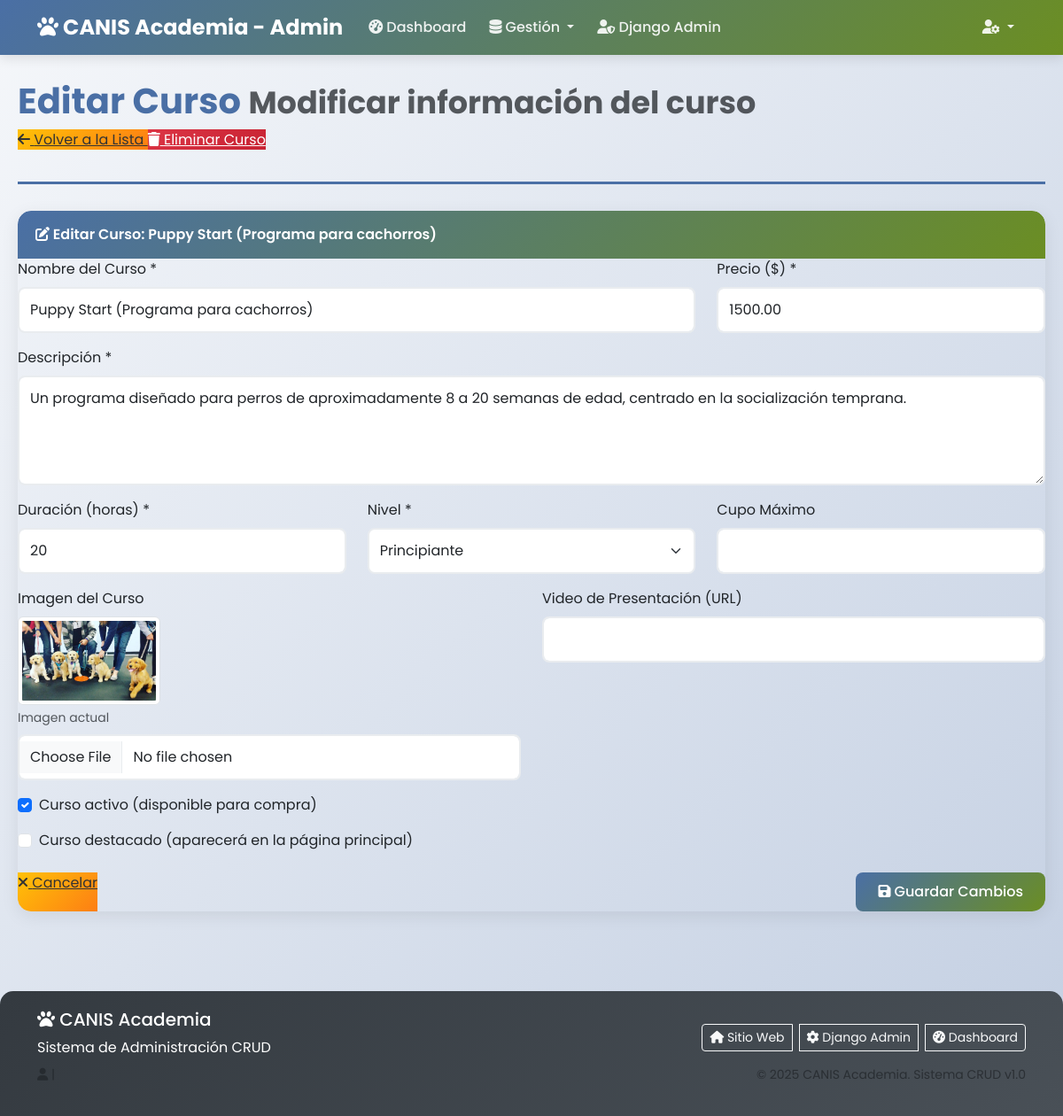
/gestion/cursos/actualizar/1/, run on the app's committed database.
### app_Entrenamiento_Canino/models.py (models this page shows, shortened)
class Curso(models.Model):
    nombre = models.CharField(max_length=100)
    descripcion = models.TextField()
    precio = models.DecimalField(max_digits=10, decimal_places=2)
    duracion = models.IntegerField(help_text="Duración en horas")
    nivel = models.CharField(max_length=20, choices=[
        ('principiante', 'Principiante'),
        ('intermedio', 'Intermedio'),
        ('avanzado', 'Avanzado')
    ])
    imagen = models.ImageField(upload_to='cursos/', null=True, blank=True)
    activo = models.BooleanField(default=True)
    fecha_creacion = models.DateTimeField(auto_now_add=True)
    class Meta:
        verbose_name = "Curso"
        verbose_name_plural = "Cursos"

### app_Entrenamiento_Canino/views.py (the view, shortened to what this page needs)
# urls.py: path('gestion/cursos/actualizar/<int:id>/', views.actualizar_curso, name='actualizar_curso'),
def actualizar_curso(request, id):
    curso = get_object_or_404(Curso, id=id)
    return render(request, 'admin/crud/cursos/editar.html', {'curso': curso})

### app_Entrenamiento_Canino/templates/admin/crud/cursos/editar.html (shortened to what this page needs)
{% extends "admin/crud/base_crud.html" %}
{% block page_title %}Editar Curso{% endblock %}
{% block page_subtitle %}Modificar información del curso{% endblock %}
{% block page_actions %}
<a href="{% url 'ver_cursos' %}" class="admin-btn-warning">
    <i class="fas fa-arrow-left"></i> Volver a la Lista
</a>
<a href="{% url 'borrar_curso' curso.id %}" class="admin-btn-danger btn-confirm-delete">
    <i class="fas fa-trash"></i> Eliminar Curso
</a>
{% endblock %}
{% block card_icon %}edit{% endblock %}
{% block card_title %}Editar Curso: {{ curso.nombre }}{% endblock %}
{% block card_content %}
<form method="POST" action="{% url 'actualizar_curso' curso.id %}" class="needs-validation" novalidate enctype="multipart/form-data">
    <div class="row">
        <div class="col-md-8 mb-3">
            <label for="nombre" class="form-label">Nombre del Curso *</label>
            <input type="text" class="form-control admin-form-control" id="nombre" name="nombre"
                   value="{{ curso.nombre }}" required>
        </div>
        <div class="col-md-4 mb-3">
            <label for="precio" class="form-label">Precio ($) *</label>
            <input type="number" step="0.01" class="form-control admin-form-control" id="precio" name="precio"
                   value="{{ curso.precio }}" required>
        </div>
    </div>
    <div class="mb-3">
        <label for="descripcion" class="form-label">Descripción *</label>
        <textarea class="form-control admin-form-control" id="descripcion" name="descripcion" rows="4" required>{{ curso.descripcion }}</textarea>
    </div>
    <div class="row">
        <div class="col-md-4 mb-3">
            <label for="duracion" class="form-label">Duración (horas) *</label>
            <input type="number" class="form-control admin-form-control" id="duracion" name="duracion"
                   value="{{ curso.duracion }}" required>
        </div>
        <div class="col-md-4 mb-3">
            <label for="nivel" class="form-label">Nivel *</label>
            <select class="form-select admin-form-control" id="nivel" name="nivel" required>
                <option value="principiante" {% if curso.nivel == 'principiante' %}selected{% endif %}>Principiante</option>
            </select>
        </div>
        <div class="col-md-4 mb-3">
            <label for="cupo_maximo" class="form-label">Cupo Máximo</label>
            <input type="number" class="form-control admin-form-control" id="cupo_maximo" name="cupo_maximo"
                   value="{{ curso.cupo_maximo|default:'' }}">
        </div>
    </div>
    <div class="row">
        <div class="col-md-6 mb-3">
            <label for="imagen" class="form-label">Imagen del Curso</label>
            {% if curso.imagen %}
            <div class="mb-2">
                <img src="{{ curso.imagen.url }}" alt="{{ curso.nombre }}" class="img-thumbnail" style="max-height: 100px;">
                <div class="form-text">Imagen actual</div>
            </div>
            {% endif %}
            <input type="file" class="form-control admin-form-control" id="imagen" name="imagen" accept="image/*">
        </div>
        <div class="col-md-6 mb-3">
            <label for="video_presentacion" class="form-label">Video de Presentación (URL)</label>
            <input type="url" class="form-control admin-form-control" id="video_presentacion" name="video_presentacion"
                   value="{{ curso.video_presentacion|default:'' }}">
        </div>
    </div>
    <div class="form-check mb-3">
        <input class="form-check-input" type="checkbox" id="activo" name="activo" {% if curso.activo %}checked{% endif %}>
        <label class="form-check-label" for="activo">
            Curso activo (disponible para compra)
        </label>
    </div>
    <div class="form-check mb-3">
        <input class="form-check-input" type="checkbox" id="destacado" name="destacado" {% if curso.destacado %}checked{% endif %}>
        <label class="form-check-label" for="destacado">
            Curso destacado (aparecerá en la página principal)
        </label>
    </div>
    <div class="d-flex justify-content-between mt-4">
        <a href="{% url 'ver_cursos' %}" class="admin-btn-warning">
            <i class="fas fa-times"></i> Cancelar
        </a>
        <button type="submit" class="admin-btn-primary">
            <i class="fas fa-save"></i> Guardar Cambios
        </button>
    </div>
</form>
{% endblock %}

### app_Entrenamiento_Canino/templates/admin/base_panel.html (style rules this page uses)
:root { --primary-color: #4A6FA5; --secondary-color: #6B8E23; --accent-color: #FF914D; --light-color: #F8F9FA; --dark-color: #343A40; }
body { font-family: 'Poppins', sans-serif; background: linear-gradient(135deg, #f5f7fa 0%, #c3cfe2 100%); min-height: 100vh; padding-top: 70px; }
.admin-btn-primary { background: linear-gradient(135deg, var(--primary-color) 0%, var(--secondary-color) 100%); border: none; padding: 10px 25px; border-radius: 8px; font-weight: 500; color: white; transition: all 0.3s; text-decoration: none; display: inline-block; }
.admin-btn-warning { background: linear-gradient(135deg, #ffc107 0%, #fd7e14 100%); border: none; color: #333; }
.admin-btn-danger { background: linear-gradient(135deg, #dc3545 0%, #c82333 100%); border: none; color: white; }
.admin-form-control { border-radius: 8px; border: 2px solid #e9ecef; padding: 12px; transition: all 0.3s; }

### data on the page
Curso: nombre "Puppy Start (Programa para cachorros)", precio "1500.00", descripcion "Un programa diseñado para perros de aproximadamente 8 a 20 semanas de edad, centrado en la socialización temprana.", duracion "20", nivel "Principiante", imagen (picture), activo "☑"
